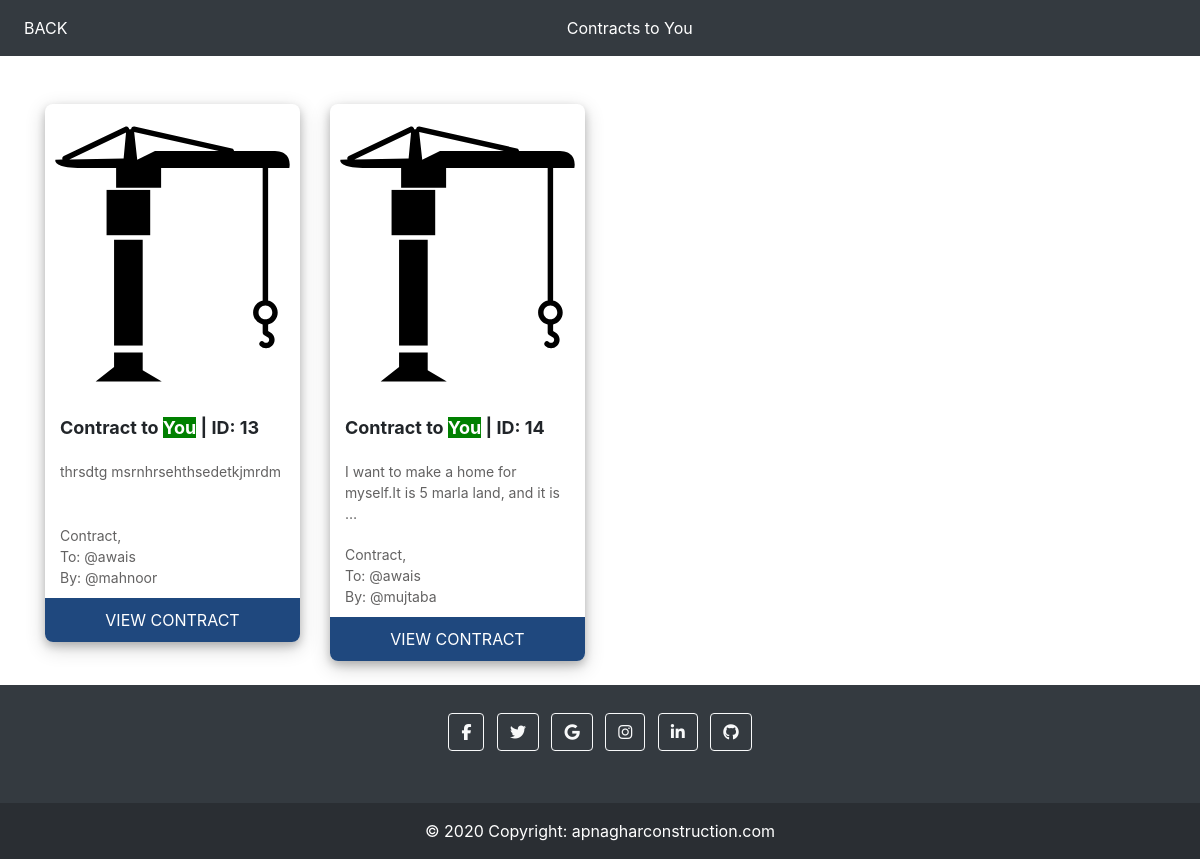
The app's page /contracts_to_me/ (signed in) with its own data.
### agc_app/models.py (models this page shows, shortened)
class Contract(models.Model):
    by_user = models.ForeignKey(User, on_delete=models.CASCADE, related_name='contract_by_user_set')
    to_user = models.ForeignKey(User, on_delete=models.CASCADE, related_name='contract_to_user_set')
    description = models.TextField(default='')
    site_address = models.CharField(default='', max_length=512)
    date = models.DateTimeField(default=django.utils.timezone.now)
    is_confirmed = models.BooleanField(default=False)
    is_completed = models.BooleanField(default=False)

class User(models.Model):
    type = models.IntegerField(default=0) # types: 0=client,1=contractor,2=corporate
    name = models.CharField(max_length=32, default='')
    username = models.CharField(max_length=32, default='')
    email = models.EmailField(default='')
    contact_number = models.CharField(default='', max_length=32)
    password = models.CharField(max_length=32, default='')
    photo = models.ImageField(upload_to='profile_photos/', default='')
    offerings = models.TextField(default='')  # For CONTRACTOR ONLY

### agc_app/views.py (the view)
# urls.py: path('contracts_to_me/', views.contracts_to_me, name='contracts_to_me'), # by=ANY, to=me (contractor perspective)
def contracts_to_me(request):
    template = loader.get_template('agc_app/contracts.html')
    try:
        me = get_object_or_404(User, username=request.session["username"])
    except KeyError:
        return HttpResponseRedirect('/')
    contracts = Contract.objects.filter(to_user=me)
    context = {
        'back_to_user': me,
        'me': me,
        'page': 'contracts_to_me',
        'contracts': contracts,
    }
    return HttpResponse(template.render(context, request))

### agc_app/templates/agc_app/contracts.html (shortened to what this page needs)
<!DOCTYPE html>
{% load static %}
<html lang="en">
<head>
    {%  include './components/back_nav.html' %}
</head>
<body>
  <div class="container" style="margin-top:50px;">
        <div class="row">
            {% for contract in contracts %}
            <div class="col-md-3">
                <div class="card-sl">
                    <div class="card-image">
                        <img
                            src="{% static 'construction-crane-machine-svgrepo-com.svg' %}" width="300" height="300" />
                    </div>
                    <div class="card-heading">
                        {% if contract.to_user == me %}
                        Contract to <span style="background-color:green; color:white;">You</span> | ID: {{ contract.pk }}
                        {% else %}
                        Contract to @{{ contract.to_user.username }} | ID: {{ contract.pk }}
                        {% endif %}
                    </div>
                    <div class="card-text" style="min-height: 64px;">
                        {{ contract.description|truncatechars:64 }}
                    </div>
                    <div class="card-text">
                        Contract, <br>
                        To: @{{ contract.to_user.username }} <br> By: @{{ contract.by_user.username }}
                    </div>
                    <a href="{% url 'contract' contract.pk %}" class="card-button"> VIEW CONTRACT</a>
                </div>
            </div>
            {% endfor %}
  </div>
</div>
{% include './components/footer.html' %}
</body>
</html>

### agc_app/templates/agc_app/contracts.html (style rules this page uses)
a { text-decoration: none; }
.card-sl { border-radius: 8px; box-shadow: 0 4px 8px 0 rgba(0, 0, 0, 0.2), 0 6px 20px 0 rgba(0, 0, 0, 0.19); margin-bottom: 24px; }
.card-image img { max-height: 100%; max-width: 100%; border-radius: 8px 8px 0px 0; }
.card-heading { font-size: 18px; font-weight: bold; background: #fff; padding: 10px 15px; }
.card-text { padding: 10px 15px; background: #fff; font-size: 14px; color: #636262; }
.card-button { display: flex; justify-content: center; padding: 10px 0; width: 100%; background-color: #1F487E; color: #fff; border-radius: 0 0 8px 8px; }

### records on screen
Contract: pk "13", description "thrsdtg msrnhrsehthsedetkjmrdm", to_user.username "awais", by_user.username "mahnoor"
Contract: pk "14", description "I want to make a home for myself.It is 5 marla land, and it is …", to_user.username "awais", by_user.username "mujtaba"
